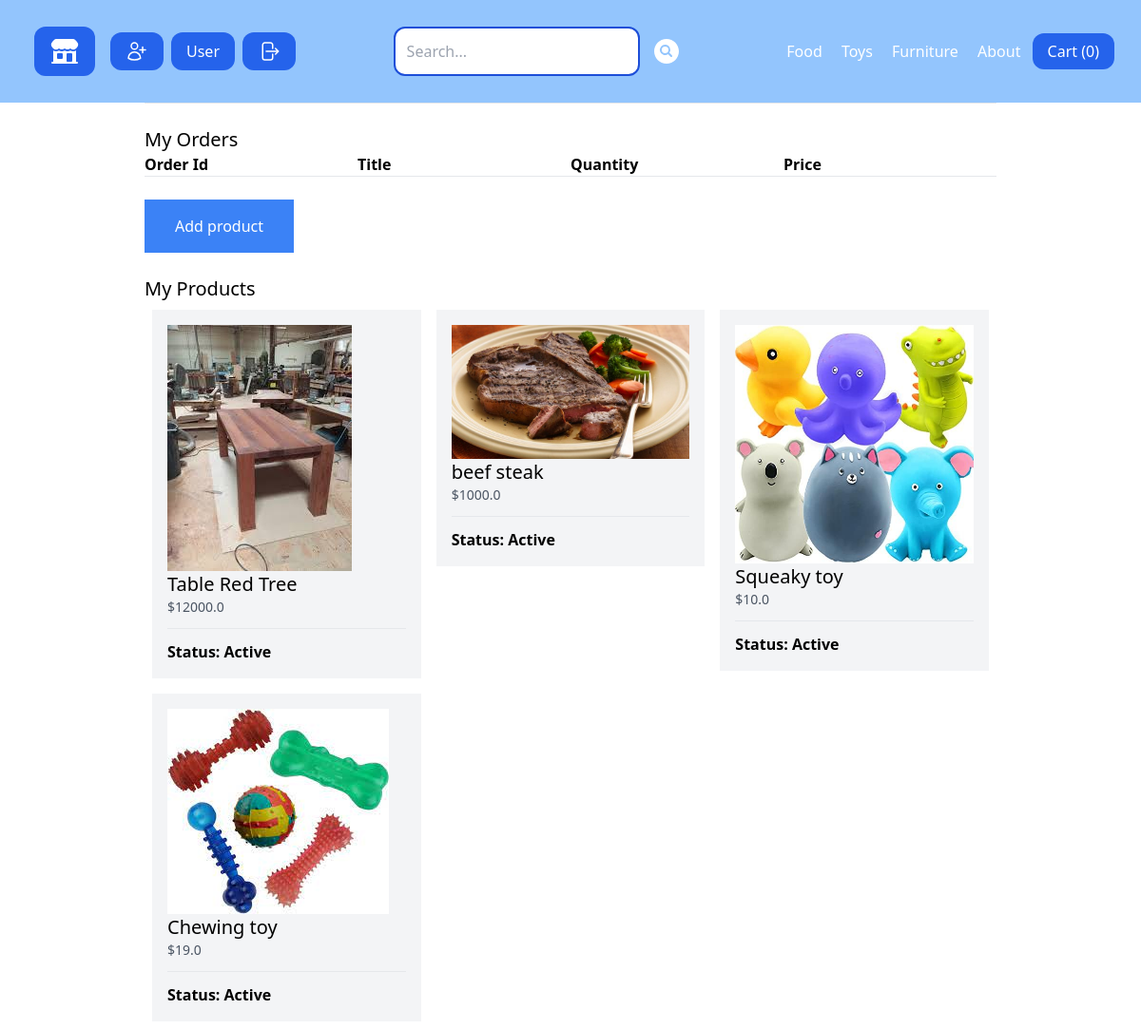
Page /my-store/ (signed in) on the earlier database version.
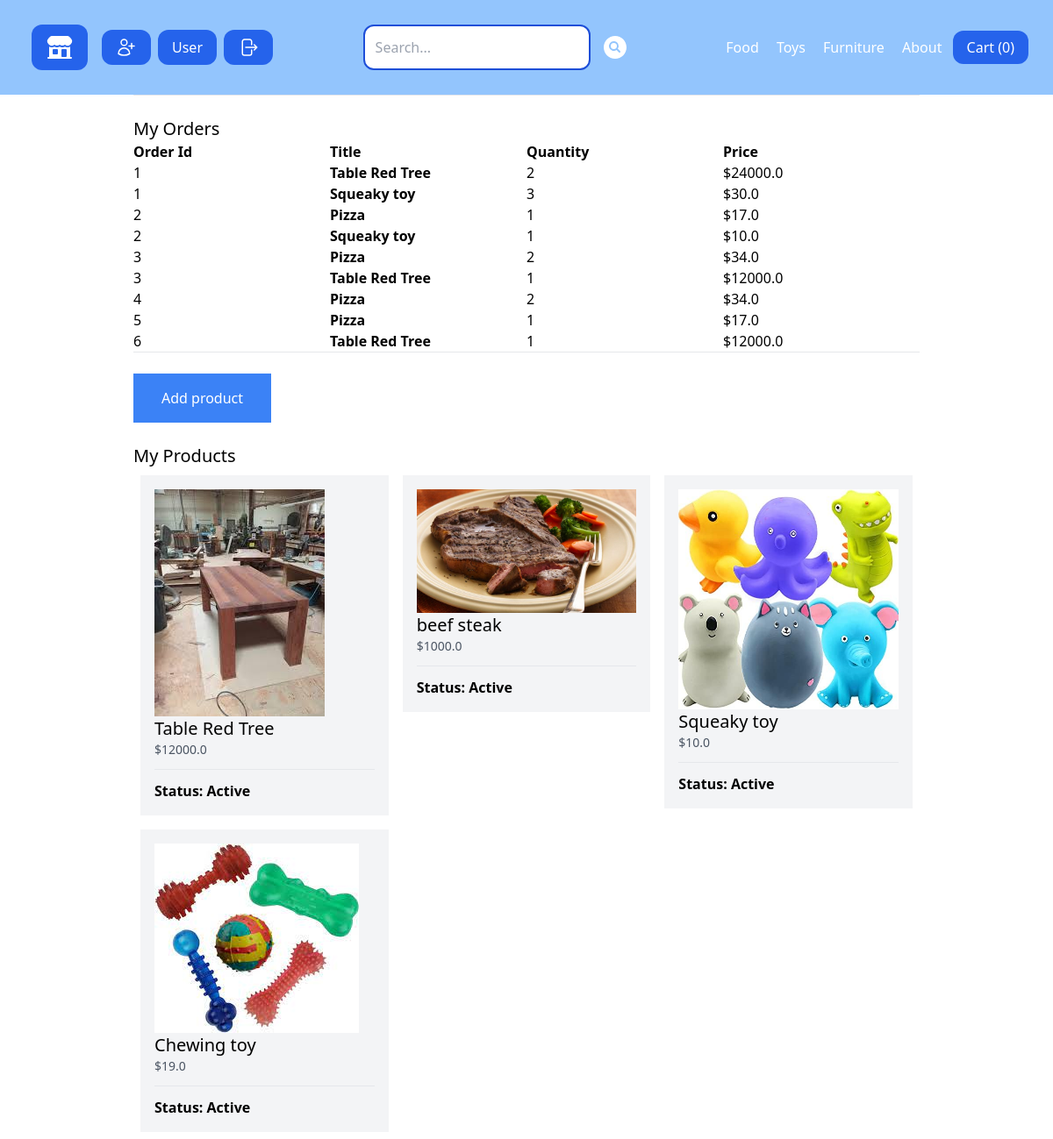
Same page on the later database version.
### store/models.py (models this page shows, shortened)
class Category(models.Model):
    title = models.CharField(max_length = 50)
    slug = models.SlugField(max_length = 50)  # url representation field
    class Meta:
        verbose_name_plural = 'Categories'

class Product(models.Model):
    DRAFT = 'draft'
    WAITING_APPROVAL = 'waitingapproval'
    ACTIVE = 'active'
    DELETED = 'deleted'
    STATUS_CHOICES = (
        (DRAFT, 'Draft'),
        (WAITING_APPROVAL, 'Waiting Approval'),
        (ACTIVE, 'Active'),
        (DELETED,'Deleted'),
    )
    user = models.ForeignKey(User, related_name = 'products',on_delete = models.CASCADE)
    category = models.ForeignKey(Category, related_name='products', on_delete = models.CASCADE)
    title = models.CharField(max_length=50)
    slug = models.SlugField(max_length=50)
    description = models.TextField(blank=True)
    price = models.IntegerField()
    image = models.ImageField(upload_to='uploads/product_images/', blank=True, null=True)
    thumbnails = models.ImageField(upload_to='uploads/product_images/thumbnail/', blank=True, null=True)
    created_at = models.DateTimeField(auto_now_add = True)
    updated_at = models.DateTimeField(auto_now = True)
    status = models.CharField(max_length=50, choices=STATUS_CHOICES, default=ACTIVE)
    class Meta:
        ordering=('-created_at',) # put items in oder they was created
    def get_display_price(self):
        return self.price/100

class OrderItems(models.Model):
    order = models.ForeignKey(Order, related_name='items',on_delete=models.CASCADE)
    product = models.ForeignKey(Product, related_name='items',on_delete=models.CASCADE)
    price = models.IntegerField()
    quantity = models.IntegerField(default=1)
    def get_total_price(self):
        return self.price/100

class Order(models.Model):
    first_name = models.CharField(max_length=255)
    last_name = models.CharField(max_length=255)
    address = models.CharField(max_length=255)
    zipcode = models.CharField(max_length=255)
    city = models.CharField(max_length=255)
    paid_amount = models.IntegerField(blank=True, null = True)
    is_paid = models.BooleanField(default =False)
    payment_intent = models.CharField(max_length = 255, null=True)
    created_by = models.ForeignKey(User,related_name='order',
                                   on_delete=models.SET_NULL,
                                   null=True)
    created_at = models.DateTimeField(auto_now_add=True)

### userprofile/views.py (the view)
# urls.py: path('my-store/',views.my_store, name='my_store'),
@login_required # require that  user is authenticated
def my_store(request):
    products = request.user.products.exclude(status=Product.DELETED)
    orders = Order.objects.all()
    arr=list()
    for item in orders.values():
        for key, value in item.items():
            if item[key] == request.user.id:
                arr.append(item['id'])
    order_items = OrderItems.objects.filter(order__id__in=arr)
    return render(request,'userprofile/my_store.html',
    {
    'products':products,
    'order_items':order_items
                  })

### store/cart.py (called while the page is built)
    def __len__(self):
        return sum(item['quantity'] for item in self.cart.values())

### store/context_processors.py (called while the page is built)
def cart(request):
    return {'cart':Cart(request)}

### store/templatetags/menu.py (called while the page is built)
@register.inclusion_tag('core/menu.html') # we need add the menu.html
def menu():
    categories = Category.objects.all()
    return {'categories':categories}

### userprofile/templates/userprofile/my_store.html (shortened to what this page needs)
{% extends 'core/base.html' %}
{% block content %}
<hr />
<h2 class="mt-6 text-xl">My Orders</h2>
<div class="flex flex-wrap">
  <div class="w-1/4">
    <strong>Order Id</strong>
  </div>
  <div class="w-1/4">
    <strong>Title</strong>
  </div>
  <div class="w-1/4">
    <strong>Quantity</strong>
  </div>
  <div class="w-1/4">
    <strong>Price</strong>
  </div>
</div>
{% for order_item in order_items %}
<div class="flex flex-wrap">
  <div class="w-1/4">
    <a href="{% url 'my_store_order_detail' order_item.order.id %}"
      >{{order_item.order.id}}</a
    >
  </div>
  <div class="w-1/4">
    <strong>{{order_item.product.title}}</strong>
  </div>
  <div class="w-1/4">{{order_item.quantity}}</div>
  <div class="w-1/4">${{order_item.get_total_price}}</div>
</div>
{% endfor %}
<hr />
<a
  href="{% url 'add_product'%}"
  class="mt-6 inline-block py-4 px-8 bg-blue-500 text-white"
  >Add product</a
>
<h2 class="mt-6 text-xl">My Products</h2>
{% if products %}
<div class="flex flex-wrap">
  {% for product in products %}
  <div class="product w-1/3 p-2">
    <div class="p-4 bg-gray-100">
      <a href="{% url 'edit_product' product.id %}">
        {%if product.image%}
        <div class="image">
          <img src="{{product.image.url}}" alt="{{product.title}}" />
        </div>
        {% endif%}
        <h2 class="text-xl">{{product.title}}</h2>
        <p class="text-sm text-gray-600">${{product.get_display_price}}</p>
        <hr class="my-3" />
        <p><strong>Status: {{product.get_status_display}}</strong></p>
      </a>
    </div>
  </div>
  {% endfor %}
</div>
{% else %}
<p class="mt-4 py-4 px-8 bg-gray-200">You don't have any products yet...</p>
{% endif%} {% endblock %}

### core/templates/core/base.html (shortened to what this page needs)
{% load menu %}
<!DOCTYPE html>
<html lang="en">
  <head>
    <script src="https://cdn.tailwindcss.com"></script>
  </head>
  <body>
    <nav
      class="max-w-8xl mx-auto py-5 px-7 flex items-center justify-between bg-blue-300"
    >
      <div class="flex items-center logo">
        <a
          href="/"
          class="m-2 bg-blue-600 py-2 px-4 text-white rounded-xl hover:bg-blue-800 items-center justify-center"
        >
        </a>
        {% if not request.user.is_authenticated %}
        <a
          class="m-2 bg-blue-600 py-2 px-4 text-white rounded-xl hover:bg-blue-800"
          href="{% url 'signup' %}"
        >
          <svg
            xmlns="http://www.w3.org/2000/svg"
            fill="none"
            viewBox="0 0 24 24"
            stroke-width="1.5"
            stroke="currentColor"
            class="w-6 h-6"
          >
            <path
              stroke-linecap="round"
              stroke-linejoin="round"
              d="M18 7.5v3m0 0v3m0-3h3m-3 0h-3m-2.25-4.125a3.375 3.375 0 1 1-6.75 0 3.375 3.375 0 0 1 6.75 0ZM3 19.235v-.11a6.375 6.375 0 0 1 12.75 0v.109A12.318 12.318 0 0 1 9.374 21c-2.331 0-4.512-.645-6.374-1.766Z"
            />
          </svg>
        </a>
        <a
          class="m-2 bg-blue-600 py-2 px-4 text-white rounded-xl hover:bg-blue-800"
          href="{% url 'login' %}"
        >
          <svg
            xmlns="http://www.w3.org/2000/svg"
            fill="none"
            viewBox="0 0 24 24"
            stroke-width="1.5"
            stroke="currentColor"
            class="w-6 h-6"
          >
            <path
              stroke-linecap="round"
              stroke-linejoin="round"
              d="M8.25 9V5.25A2.25 2.25 0 0 1 10.5 3h6a2.25 2.25 0 0 1 2.25 2.25v13.5A2.25 2.25 0 0 1 16.5 21h-6a2.25 2.25 0 0 1-2.25-2.25V15M12 9l3 3m0 0-3 3m3-3H2.25"
            />
          </svg>
        </a>
        {% elif request.user.is_authenticated %}
        {% if request.user.userprofile.is_vendor %}
        <a
          class="m-2 bg-blue-600 py-2 px-4 text-white rounded-xl hover:bg-blue-800 items-center justify-center"
          href="{% url 'my_store' %}"
        >
          <svg
            xmlns="http://www.w3.org/2000/svg"
            fill="none"
            viewBox="0 0 24 24"
            stroke-width="1.5"
            stroke="currentColor"
            class="w-6 h-6"
          >
            <path
              stroke-linecap="round"
              stroke-linejoin="round"
              d="M17.982 18.725A7.488 7.488 0 0 0 12 15.75a7.488 7.488 0 0 0-5.982 2.975m11.963 0a9 9 0 1 0-11.963 0m11.963 0A8.966 8.966 0 0 1 12 21a8.966 8.966 0 0 1-5.982-2.275M15 9.75a3 3 0 1 1-6 0 3 3 0 0 1 6 0Z"
            />
          </svg>
        </a>
        <form action="{% url 'logout' %}" method="post">
          {% csrf_token %}
          <button
            type="submit"
            class="bg-blue-600 py-2 px-4 text-white rounded-xl hover:bg-blue-800"
          >
            <svg
              xmlns="http://www.w3.org/2000/svg"
              fill="none"
              viewBox="0 0 24 24"
              stroke-width="1.5"
              stroke="currentColor"
              class="w-6 h-6"
            >
              <path
                stroke-linecap="round"
                stroke-linejoin="round"
                d="M15.75 9V5.25A2.25 2.25 0 0 0 13.5 3h-6a2.25 2.25 0 0 0-2.25 2.25v13.5A2.25 2.25 0 0 0 7.5 21h6a2.25 2.25 0 0 0 2.25-2.25V15m3 0 3-3m0 0-3-3m3 3H9"
              />
            </svg>
          </button>
        </form>
        {% elif not request.user.userprofile.is_vendor %}
        <a
          class="m-2 bg-blue-600 py-2 px-4 text-white rounded-xl hover:bg-blue-800"
          href="{% url 'signup' %}"
        >
        </a>
        <a
          href="{% url 'my_store' %}"
          class="mr-2 bg-blue-600 py-2 px-4 text-white rounded-xl hover:bg-blue-800"
        >
          User
        </a>
        <form action="{% url 'logout' %}" method="post">
          <button
            type="submit"
            class="bg-blue-600 py-2 px-4 text-white rounded-xl hover:bg-blue-800"
          >
          </button>
        </form>
        {% endif %}
        {% endif %}
      </div>
      <div class="search">
        <form
          method="get"
          action="/search/"
          class="border-3 border-blue-300 flex items-center space-x-3"
        >
          <input
            type="search"
            name="query"
            placeholder="Search..."
            class="p-3 border-2 border-blue-700 rounded-xl"
          />
          <button>
          </button>
        </form>
      </div>
      <div class="menu max-w-3xl flex-x-5 justify-between">
        {% menu %}
        <a
          href="{% url 'cart_view' %}"
          class="bg-blue-600 py-2 px-4 text-white rounded-xl hover:bg-blue-800"
        >
          Cart ({{cart|length}})</a
        >
      </div>
    </nav>
    <div class="max-w-4xl mx-auto">{%block content%} {%endblock%}</div>
  </body>
</html>

### core/templates/core/menu.html
{% for category in categories %}
<a
  href="{%url 'category_detail' category.slug %}"
  class="p-2 text-white hover:bg-blue-500 rounded-xl"
  >{{category.title}}</a
>
{%endfor%}
<a href="{% url 'about' %}" class="p-2 text-white hover:bg-blue-500 rounded-xl">
  About
</a>

Differences in the rows shown:
added OrderItems: order.id "1", product "Table Red Tree", quantity "2", get_total_price "24000.0"
added OrderItems: order.id "1", product "Squeaky toy", quantity "3", get_total_price "30.0"
added OrderItems: order.id "2", product "Pizza", quantity "1", get_total_price "17.0"
added OrderItems: order.id "2", product "Squeaky toy", quantity "1", get_total_price "10.0"
added OrderItems: order.id "3", product "Pizza", quantity "2", get_total_price "34.0"
added OrderItems: order.id "3", product "Table Red Tree", quantity "1", get_total_price "12000.0"
added OrderItems: order.id "4", product "Pizza", quantity "2", get_total_price "34.0"
added OrderItems: order.id "5", product "Pizza", quantity "1", get_total_price "17.0"
added OrderItems: order.id "6", product "Table Red Tree", quantity "1", get_total_price "12000.0"
